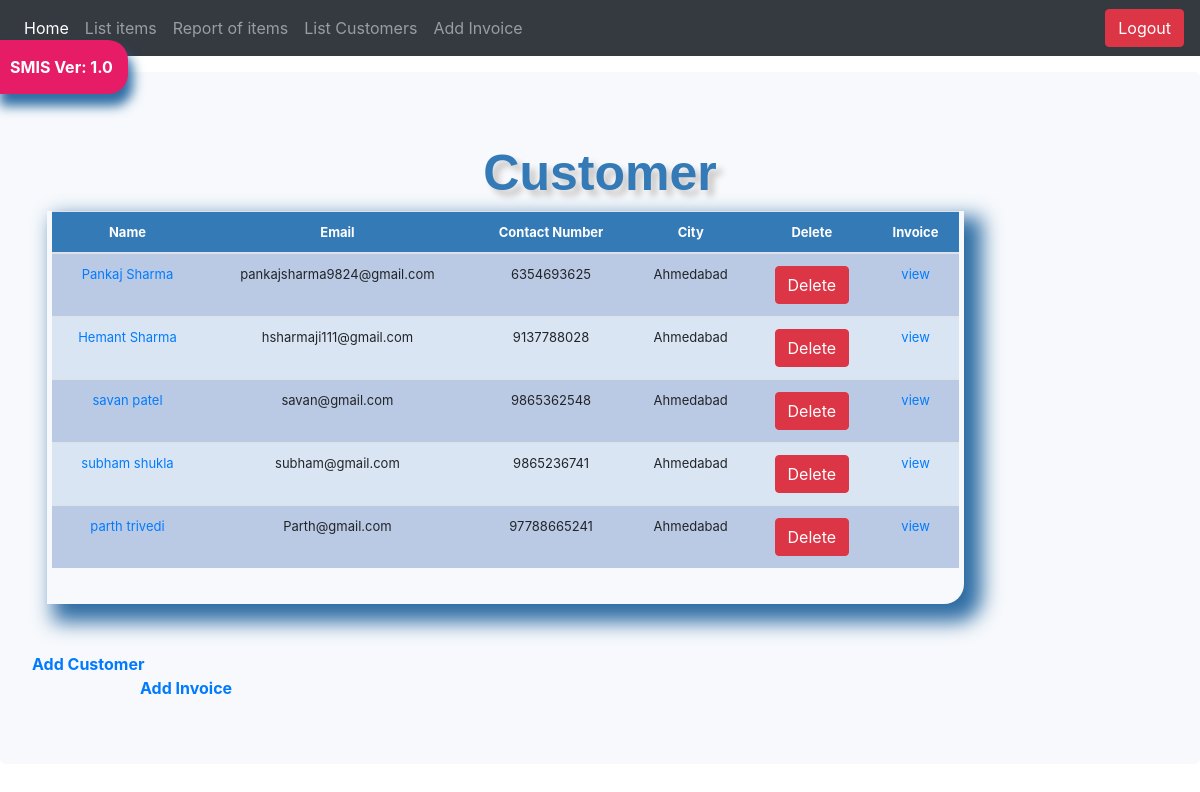
Page /customer_view/ on the committed database.
### stockmanagement/models.py (models this page shows, shortened)
class CustomerDetails(models.Model):
    cust_name = models.CharField(max_length=50,verbose_name='Customer Name')
    contact_num = models.IntegerField(verbose_name='Contact Number')
    email = models.CharField(max_length=50,default="")
    address = models.CharField(max_length=90,verbose_name='Address Line 1')
    address_2 = models.CharField(max_length=90,verbose_name='Address Line 2')
    landmark = models.CharField(max_length=50,verbose_name='Landmark')
    country = models.CharField(max_length=50,verbose_name='Country')
    state = models.CharField(max_length=50,verbose_name='State')
    city = models.CharField(max_length=50,verbose_name='City')
    pincode = models.IntegerField(verbose_name='Pincode')

### stockmanagement/views.py (the view)
# urls.py: path('customer_view/', views.CustomerView, name='customer_view'),
def CustomerView(request):
        model = CustomerDetails.objects.all()
        header="Customer"
        return render(request,'customer.html',{'model':model,'header':header})

### stockmanagement/templates/customer.html (shortened to what this page needs)
{% load static %}
{% include 'navbar.html' %}
{% load crispy_forms_tags %}
<html>
    <head>
        <link href="{% static 'css/stylesheet.css' %}" rel="stylesheet">
        <link href="{% static 'css/bootstrap.min.css' %}" rel="stylesheet">
        <link href="{% static 'css/navbar-top-fixed.css' %}" rel="stylesheet">
      </head>
    <body>
        <div class="jumbotron">
            <div class="header">{{header}}</div>
            <div class="col-sm-10">
                <div class="display_table">
                        <table class='table'>
                        <thead>
                        <tr>
                            <th> Name</th>
                            <th> Email</th>
                            <th>Contact Number</th>
                            <th> City</th>
                            <th>Delete</th>
                            <th>Invoice</th>
                            </tr>
                        </thead>
                                {% for i in model %}
                        <tr>
                            <td><a href="{% url 'update_customer' i.id %}">{{i.cust_name}}</a></td>
                            <td>{{i.email}}</td>
                            <td>{{i.contact_num}}</td>
                            <td>{{i.city}}</td>
                            <td><a href="{% url 'delete_customer' i.id %}"class="btn btn-danger" value="Delete" name="btndelete">
                              Delete</button></a></td>
                            <td><a href="{% url 'Invoicepage' i.id %}">view</a></td>
                        </tr>
                                {% endfor %}
                        </table>
                </div>
            </div><br><br>
            <B><a  href="/customer_form">Add Customer</a></B>&nbsp;&nbsp;&nbsp;&nbsp;&nbsp;&nbsp;&nbsp;&nbsp;&nbsp;&nbsp;&nbsp;&nbsp;&nbsp;&nbsp;&nbsp;&nbsp;&nbsp;&nbsp;&nbsp;&nbsp;&nbsp;&nbsp;&nbsp;
            <B><a  href="/add_invoice">Add Invoice</a></B>
      </div>
    </body>

### stockmanagement/static/css/stylesheet.css (style rules this page uses)
body { background-image: url("../img/invoiceimg.jpg"); min-height : 75rem; padding-top : 4.5rem; height: 100%; background-position: center; background-repeat: no-repeat; background-size: cover; }
.table { font-size: 13px; text-align: center; width: 95%; margin: auto; text-align: center; }
.table tr:nth-child(odd) { background: #BBCAE4; }
.table tr:nth-child(even) { background: #dae5f4; }
th { background-color: #337ab7; color: white; }
.display_table { border-bottom-right-radius: 20px; padding-left: 5px; padding-right: 5px; padding-bottom: 20px; box-shadow: 12px 12px 20px 6px #2e6da4; }
.header { font-family: helvetica; color: #337ab7; font-size: 50px; text-align: center; width: 100%; text-shadow: 6px 6px 6px #c9c6c6; display: block; font-weight: bolder; }

### stockmanagement/static/css/navbar-top-fixed.css (style rules this page uses)
body { min-height: 75rem; padding-top: 4.5rem; }

### rows in the picture
CustomerDetails: cust_name "Pankaj Sharma", email "pankajsharma9824@gmail.com", contact_num "6354693625", city "Ahmedabad"
CustomerDetails: cust_name "Hemant Sharma", email "hsharmaji111@gmail.com", contact_num "9137788028", city "Ahmedabad"
CustomerDetails: cust_name "savan patel", email "savan@gmail.com", contact_num "9865362548", city "Ahmedabad"
CustomerDetails: cust_name "subham shukla", email "subham@gmail.com", contact_num "9865236741", city "Ahmedabad"
CustomerDetails: cust_name "parth trivedi", email "Parth@gmail.com", contact_num "97788665241", city "Ahmedabad"

### other values in the picture
{{ header }} "Customer"
